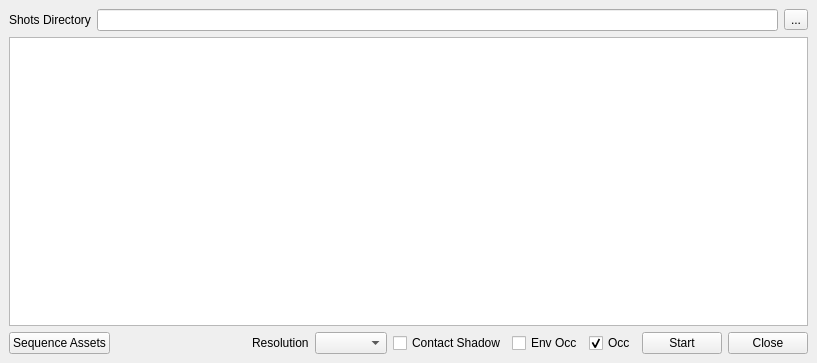
<?xml version="1.0" encoding="UTF-8"?>
<ui version="4.0">
 <class>MainWindow</class>
 <widget class="QMainWindow" name="MainWindow">
  <property name="geometry">
   <rect>
    <x>0</x>
    <y>0</y>
    <width>817</width>
    <height>363</height>
   </rect>
  </property>
  <property name="windowTitle">
   <string>MainWindow</string>
  </property>
  <widget class="QWidget" name="centralwidget">
   <layout class="QVBoxLayout" name="verticalLayout">
    <item>
     <layout class="QHBoxLayout" name="horizontalLayout_2">
      <item>
       <widget class="QLabel" name="label">
        <property name="text">
         <string>Shots Directory</string>
        </property>
       </widget>
      </item>
      <item>
       <widget class="QLineEdit" name="shotsPathBox"/>
      </item>
      <item>
       <widget class="QToolButton" name="browseButton">
        <property name="text">
         <string>...</string>
        </property>
       </widget>
      </item>
     </layout>
    </item>
    <item>
     <widget class="QTextEdit" name="statusBox">
      <property name="readOnly">
       <bool>true</bool>
      </property>
     </widget>
    </item>
    <item>
     <layout class="QHBoxLayout" name="horizontalLayout">
      <item>
       <widget class="QPushButton" name="addAssetsButton">
        <property name="minimumSize">
         <size>
          <width>75</width>
          <height>0</height>
         </size>
        </property>
        <property name="toolTip">
         <string>Add assets from TACTIC for the specified Sequence</string>
        </property>
        <property name="text">
         <string>Sequence Assets</string>
        </property>
       </widget>
      </item>
      <item>
       <spacer name="horizontalSpacer">
        <property name="orientation">
         <enum>Qt::Horizontal</enum>
        </property>
        <property name="sizeHint" stdset="0">
         <size>
          <width>40</width>
          <height>20</height>
         </size>
        </property>
       </spacer>
      </item>
      <item>
       <widget class="QLabel" name="label_2">
        <property name="text">
         <string>Resolution</string>
        </property>
       </widget>
      </item>
      <item>
       <widget class="QComboBox" name="resolutionBox"/>
      </item>
      <item>
       <widget class="QCheckBox" name="contactShadowButton">
        <property name="toolTip">
         <string>Create ContactShadow layer from shadow layer</string>
        </property>
        <property name="text">
         <string>Contact Shadow</string>
        </property>
       </widget>
      </item>
      <item>
       <widget class="QCheckBox" name="envOccButton">
        <property name="toolTip">
         <string>Create Env_Occ layer from Env layer</string>
        </property>
        <property name="text">
         <string>Env Occ</string>
        </property>
       </widget>
      </item>
      <item>
       <widget class="QCheckBox" name="occButton">
        <property name="toolTip">
         <string>Create Occ layer from Shadow layer</string>
        </property>
        <property name="text">
         <string>Occ</string>
        </property>
        <property name="checked">
         <bool>true</bool>
        </property>
       </widget>
      </item>
      <item>
       <widget class="QPushButton" name="startButton">
        <property name="minimumSize">
         <size>
          <width>75</width>
          <height>0</height>
         </size>
        </property>
        <property name="text">
         <string>Start</string>
        </property>
       </widget>
      </item>
      <item>
       <widget class="QPushButton" name="cancelButton">
        <property name="minimumSize">
         <size>
          <width>75</width>
          <height>0</height>
         </size>
        </property>
        <property name="text">
         <string>Close</string>
        </property>
       </widget>
      </item>
     </layout>
    </item>
   </layout>
  </widget>
 </widget>
 <resources/>
 <connections>
  <connection>
   <sender>cancelButton</sender>
   <signal>clicked()</signal>
   <receiver>MainWindow</receiver>
   <slot>close()</slot>
   <hints>
    <hint type="sourcelabel">
     <x>771</x>
     <y>346</y>
    </hint>
    <hint type="destinationlabel">
     <x>536</x>
     <y>121</y>
    </hint>
   </hints>
  </connection>
 </connections>
</ui>
